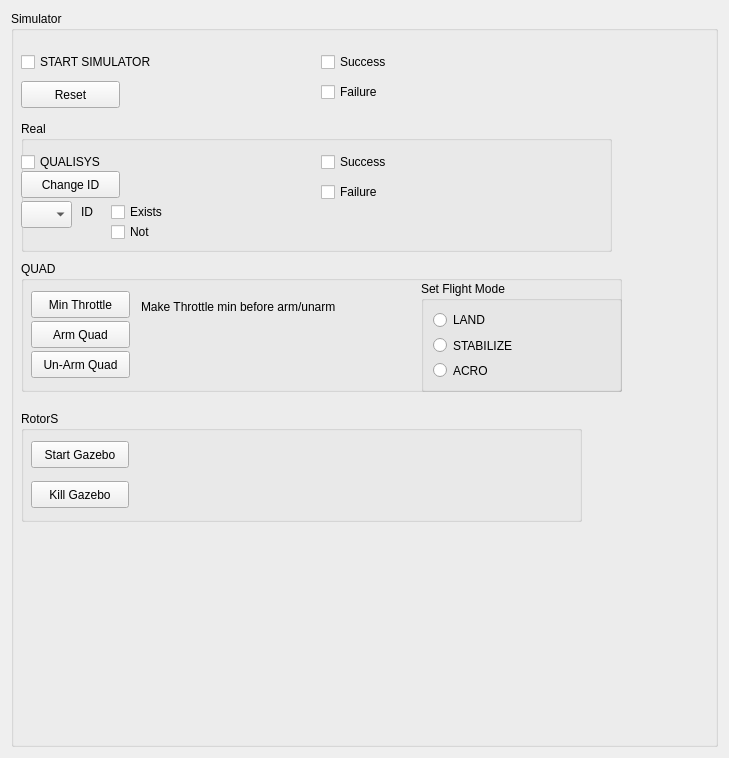
<?xml version="1.0" encoding="UTF-8"?>
<ui version="4.0">
 <class>Form</class>
 <widget class="QWidget" name="Form">
  <property name="geometry">
   <rect>
    <x>0</x>
    <y>0</y>
    <width>729</width>
    <height>758</height>
   </rect>
  </property>
  <property name="windowTitle">
   <string>Form</string>
  </property>
  <property name="styleSheet">
   <string notr="true"/>
  </property>
  <layout class="QGridLayout" name="gridLayout">
   <item row="0" column="0">
    <widget class="QGroupBox" name="groupBox">
     <property name="title">
      <string>Simulator</string>
     </property>
     <widget class="QCheckBox" name="ButtonSTART_SIM">
      <property name="geometry">
       <rect>
        <x>10</x>
        <y>40</y>
        <width>306</width>
        <height>22</height>
       </rect>
      </property>
      <property name="text">
       <string>START SIMULATOR</string>
      </property>
     </widget>
     <widget class="QCheckBox" name="SimulatorSuccess">
      <property name="geometry">
       <rect>
        <x>310</x>
        <y>40</y>
        <width>306</width>
        <height>22</height>
       </rect>
      </property>
      <property name="text">
       <string>Success</string>
      </property>
     </widget>
     <widget class="QCheckBox" name="SimulatorFailure">
      <property name="geometry">
       <rect>
        <x>310</x>
        <y>70</y>
        <width>97</width>
        <height>22</height>
       </rect>
      </property>
      <property name="text">
       <string>Failure</string>
      </property>
     </widget>
     <widget class="QGroupBox" name="groupBox_2">
      <property name="geometry">
       <rect>
        <x>10</x>
        <y>110</y>
        <width>591</width>
        <height>131</height>
       </rect>
      </property>
      <property name="title">
       <string>Real</string>
      </property>
      <widget class="QCheckBox" name="Qualisys">
       <property name="geometry">
        <rect>
         <x>0</x>
         <y>30</y>
         <width>97</width>
         <height>22</height>
        </rect>
       </property>
       <property name="text">
        <string>QUALISYS</string>
       </property>
      </widget>
      <widget class="QCheckBox" name="QualisysSuccess">
       <property name="geometry">
        <rect>
         <x>300</x>
         <y>30</y>
         <width>97</width>
         <height>22</height>
        </rect>
       </property>
       <property name="text">
        <string>Success</string>
       </property>
      </widget>
      <widget class="QCheckBox" name="QualisysFailure">
       <property name="geometry">
        <rect>
         <x>300</x>
         <y>60</y>
         <width>97</width>
         <height>22</height>
        </rect>
       </property>
       <property name="text">
        <string>Failure</string>
       </property>
      </widget>
      <widget class="QLabel" name="label">
       <property name="geometry">
        <rect>
         <x>60</x>
         <y>80</y>
         <width>91</width>
         <height>21</height>
        </rect>
       </property>
       <property name="text">
        <string>ID</string>
       </property>
      </widget>
      <widget class="QCheckBox" name="Exists">
       <property name="geometry">
        <rect>
         <x>90</x>
         <y>80</y>
         <width>97</width>
         <height>22</height>
        </rect>
       </property>
       <property name="text">
        <string>Exists</string>
       </property>
      </widget>
      <widget class="QCheckBox" name="ExistsNot">
       <property name="geometry">
        <rect>
         <x>90</x>
         <y>100</y>
         <width>97</width>
         <height>22</height>
        </rect>
       </property>
       <property name="text">
        <string>Not</string>
       </property>
      </widget>
      <widget class="QPushButton" name="changeID">
       <property name="geometry">
        <rect>
         <x>0</x>
         <y>50</y>
         <width>99</width>
         <height>27</height>
        </rect>
       </property>
       <property name="text">
        <string>Change ID</string>
       </property>
      </widget>
      <widget class="QComboBox" name="MocapID">
       <property name="geometry">
        <rect>
         <x>0</x>
         <y>80</y>
         <width>51</width>
         <height>27</height>
        </rect>
       </property>
      </widget>
     </widget>
     <widget class="QPushButton" name="ResetSimulator">
      <property name="geometry">
       <rect>
        <x>10</x>
        <y>70</y>
        <width>99</width>
        <height>27</height>
       </rect>
      </property>
      <property name="text">
       <string>Reset</string>
      </property>
     </widget>
     <widget class="QGroupBox" name="groupBox_3">
      <property name="geometry">
       <rect>
        <x>10</x>
        <y>250</y>
        <width>601</width>
        <height>131</height>
       </rect>
      </property>
      <property name="title">
       <string>QUAD</string>
      </property>
      <widget class="QPushButton" name="ArmQuad">
       <property name="geometry">
        <rect>
         <x>10</x>
         <y>60</y>
         <width>99</width>
         <height>27</height>
        </rect>
       </property>
       <property name="text">
        <string>Arm Quad</string>
       </property>
      </widget>
      <widget class="QPushButton" name="UnArmQuad">
       <property name="geometry">
        <rect>
         <x>10</x>
         <y>90</y>
         <width>99</width>
         <height>27</height>
        </rect>
       </property>
       <property name="text">
        <string>Un-Arm Quad</string>
       </property>
      </widget>
      <widget class="QLabel" name="label_3">
       <property name="geometry">
        <rect>
         <x>120</x>
         <y>30</y>
         <width>271</width>
         <height>31</height>
        </rect>
       </property>
       <property name="text">
        <string>Make Throttle min before arm/unarm</string>
       </property>
      </widget>
      <widget class="QPushButton" name="MinThrottle">
       <property name="geometry">
        <rect>
         <x>10</x>
         <y>30</y>
         <width>99</width>
         <height>27</height>
        </rect>
       </property>
       <property name="text">
        <string>Min Throttle</string>
       </property>
      </widget>
      <widget class="QGroupBox" name="ModeGroup">
       <property name="geometry">
        <rect>
         <x>400</x>
         <y>20</y>
         <width>201</width>
         <height>111</height>
        </rect>
       </property>
       <property name="title">
        <string>Set Flight Mode</string>
       </property>
       <layout class="QVBoxLayout" name="verticalLayout">
        <item>
         <widget class="QRadioButton" name="ModeLAND">
          <property name="text">
           <string>LAND</string>
          </property>
         </widget>
        </item>
        <item>
         <widget class="QRadioButton" name="ModeSTABILIZE">
          <property name="text">
           <string>STABILIZE</string>
          </property>
         </widget>
        </item>
        <item>
         <widget class="QRadioButton" name="ModeACRO">
          <property name="text">
           <string>ACRO</string>
          </property>
         </widget>
        </item>
       </layout>
      </widget>
      <zorder>ArmQuad</zorder>
      <zorder>UnArmQuad</zorder>
      <zorder>label_3</zorder>
      <zorder>MinThrottle</zorder>
      <zorder>ModeGroup</zorder>
      <zorder>groupBox_4</zorder>
     </widget>
     <widget class="QGroupBox" name="groupBox_4">
      <property name="geometry">
       <rect>
        <x>10</x>
        <y>400</y>
        <width>561</width>
        <height>111</height>
       </rect>
      </property>
      <property name="title">
       <string>RotorS</string>
      </property>
      <widget class="QPushButton" name="start_gazebo">
       <property name="geometry">
        <rect>
         <x>10</x>
         <y>30</y>
         <width>98</width>
         <height>27</height>
        </rect>
       </property>
       <property name="text">
        <string>Start Gazebo</string>
       </property>
      </widget>
      <widget class="QPushButton" name="kill_gazebo">
       <property name="geometry">
        <rect>
         <x>10</x>
         <y>70</y>
         <width>98</width>
         <height>27</height>
        </rect>
       </property>
       <property name="text">
        <string>Kill Gazebo</string>
       </property>
      </widget>
     </widget>
    </widget>
   </item>
  </layout>
 </widget>
 <resources/>
 <connections/>
</ui>
